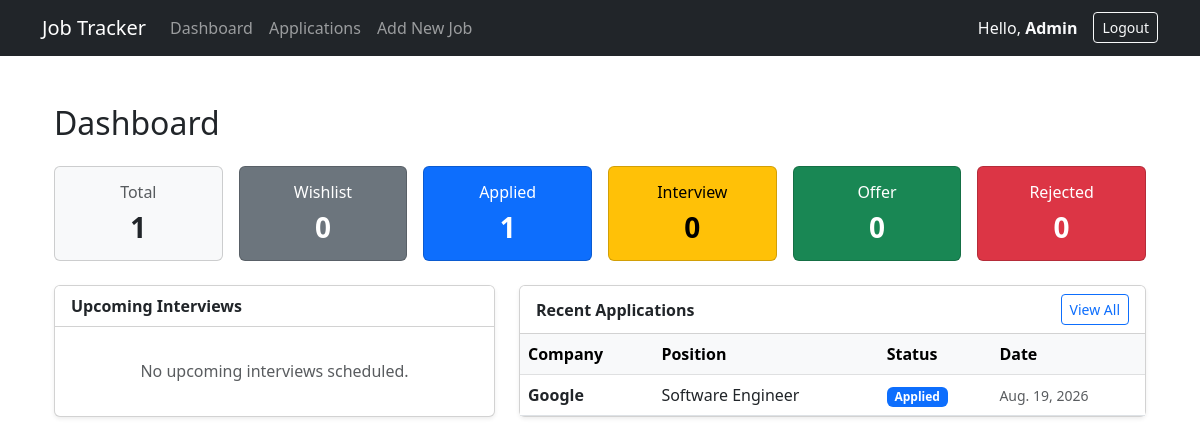
Before: / (signed in) with the older database file.
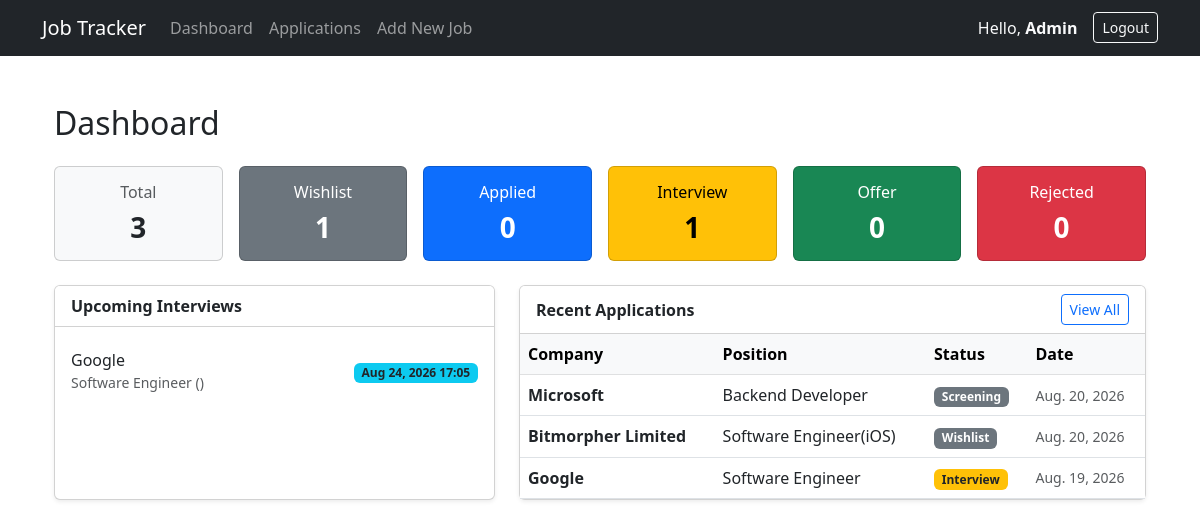
After: the same page with the newer database file.
### tracker/models.py (models this page shows, shortened)
class JobApplication(models.Model):
    STATUS_CHOICES = [
        ('Wishlist', 'Wishlist'),
        ('Applied', 'Applied'),
        ('Screening', 'Screening'),
        ('Interview', 'Interview'),
        ('Selected', 'Selected'),
        ('Rejected', 'Rejected'),
    ]
    user = models.ForeignKey(User, on_delete=models.CASCADE, related_name='job_applications')
    job_title = models.CharField(max_length=255)
    company_name = models.CharField(max_length=255)
    job_description = models.TextField()
    location = models.CharField(max_length=100, blank=True, null=True)
    salary = models.CharField(max_length=50, blank=True, null=True)
    job_url = models.URLField(blank=True, null=True)
    application_date = models.DateField(auto_now_add=True)
    status = models.CharField(max_length=20, choices=STATUS_CHOICES, default='Wishlist')
    notes = models.TextField(blank=True, null=True)
    categories = models.ManyToManyField(Category, blank=True)

class Interview(models.Model):
    INTERVIEW_TYPES = [
        ('Phone', 'Phone Screening'),
        ('Technical', 'Technical Interview'),
        ('Managerial', 'Managerial Interview'),
        ('HR', 'HR Interview'),
    ]
    job_application = models.ForeignKey(JobApplication, on_delete=models.CASCADE, related_name='interviews')
    interview_date = models.DateTimeField()
    interview_type = models.CharField(max_length=20, choices=INTERVIEW_TYPES)
    meeting_link = models.URLField(blank=True, null=True)
    notes = models.TextField(blank=True, null=True)

### tracker/views.py (the view)
# urls.py: path('', views.dashboard, name='dashboard'),
@login_required
def dashboard(request):
    user_jobs = JobApplication.objects.filter(user=request.user)
    upcoming_interviews = Interview.objects.filter(
        job_application__user=request.user
    ).select_related('job_application').order_by('interview_date')
    context = {
        'total_applications': user_jobs.count(),
        'wishlist_count': user_jobs.filter(status='Wishlist').count(),
        'applied_count': user_jobs.filter(status='Applied').count(),
        'interview_count': user_jobs.filter(status='Interview').count(),
        'offer_count': user_jobs.filter(status='Offer').count(),
        'rejected_count': user_jobs.filter(status='Rejected').count(),
        'recent_jobs': user_jobs.order_by('-application_date')[:5],
        'upcoming_interviews': upcoming_interviews,
    }
    return render(request, 'tracker/dashboard.html', context)

### tracker/templates/tracker/dashboard.html (shortened to what the changed rows need)
{% extends 'tracker/base.html' %}
{% block content %}
<div class="container py-4">
    <h2 class="mb-4">Dashboard</h2>
    <div class="row g-3 mb-4">
        <div class="col-md-2 col-6">
            <div class="card text-center bg-light">
                <div class="card-body">
                    <h6 class="card-title text-muted">Total</h6>
                    <h3 class="card-text fw-bold">{{ total_applications }}</h3>
                </div>
            </div>
        </div>
        <div class="col-md-2 col-6">
            <div class="card text-center text-bg-secondary">
                <div class="card-body">
                    <h6 class="card-title">Wishlist</h6>
                    <h3 class="card-text fw-bold">{{ wishlist_count }}</h3>
                </div>
            </div>
        </div>
        <div class="col-md-2 col-6">
            <div class="card text-center text-bg-primary">
                <div class="card-body">
                    <h6 class="card-title">Applied</h6>
                    <h3 class="card-text fw-bold">{{ applied_count }}</h3>
                </div>
            </div>
        </div>
        <div class="col-md-2 col-6">
            <div class="card text-center text-bg-warning">
                <div class="card-body">
                    <h6 class="card-title">Interview</h6>
                    <h3 class="card-text fw-bold">{{ interview_count }}</h3>
                </div>
            </div>
        </div>
    </div>
    <div class="row g-4">
        <div class="col-lg-5">
            <div class="card shadow-sm h-100">
                <div class="card-body">
                    {% if upcoming_interviews %}
                        <div class="list-group list-group-flush">
                            {% for interview in upcoming_interviews %}
                                <div class="list-group-item d-flex justify-content-between align-items-center px-0">
                                    <div>
                                        <h6 class="mb-0">{{ interview.job_application.company_name }}</h6>
                                        <small class="text-muted">{{ interview.job_application.job_title }} ({{ interview.interview_type }})</small>
                                    </div>
                                    <span class="badge bg-info text-dark">{{ interview.interview_date|date:"M d, Y H:i" }}</span>
                                </div>
                            {% endfor %}
                        </div>
                    {% else %}
                        <p class="text-muted my-3 text-center">No upcoming interviews scheduled.</p>
                    {% endif %}
                </div>
            </div>
        </div>
        <div class="col-lg-7">
            <div class="card shadow-sm h-100">
                <div class="card-body p-0">
                    {% if recent_jobs %}
                        <div class="table-responsive">
                            <table class="table table-hover align-middle mb-0">
                                <thead class="table-light">
                                    <tr>
                                        <th>Company</th>
                                        <th>Position</th>
                                        <th>Status</th>
                                        <th>Date</th>
                                    </tr>
                                </thead>
                                <tbody>
                                    {% for job in recent_jobs %}
                                        <tr>
                                            <td class="fw-semibold">{{ job.company_name }}</td>
                                            <td>{{ job.job_title }}</td>
                                            <td>
                                                <span class="badge
                                                    {% if job.status == 'Applied' %}bg-primary
                                                    {% elif job.status == 'Interview' %}bg-warning text-dark
                                                    {% elif job.status == 'Offer' %}bg-success
                                                    {% elif job.status == 'Rejected' %}bg-danger
                                                    {% else %}bg-secondary{% endif %}">
                                                    {{ job.status }}
                                                </span>
                                            </td>
                                            <td class="text-muted small">{{ job.application_date }}</td>
                                        </tr>
                                    {% endfor %}
                                </tbody>
                            </table>
                        </div>
                    {% else %}
                        <p class="text-muted my-4 text-center">No job applications added yet.</p>
                    {% endif %}
                </div>
            </div>
        </div>
    </div>
</div>
{% endblock %}

Changed rows visible on the page:
added Interview: job_application.company_name "Google", job_application.job_title "Software Engineer", interview_date "Aug 24, 2026 17:05"
added JobApplication: company_name "Microsoft", job_title "Backend Developer", status "Screening", application_date "Aug. 20, 2026"
added JobApplication: company_name "Bitmorpher Limited", job_title "Software Engineer(iOS)", status "Wishlist", application_date "Aug. 20, 2026"
changed JobApplication "Google": status "Applied" → "Interview"
Other visible differences:
{{ total_applications }}: "1" → "3"
{{ wishlist_count }}: "0" → "1"
{{ applied_count }}: "1" → "0"
{{ interview_count }}: "0" → "1"
text no longer shown: "No upcoming interviews scheduled."
